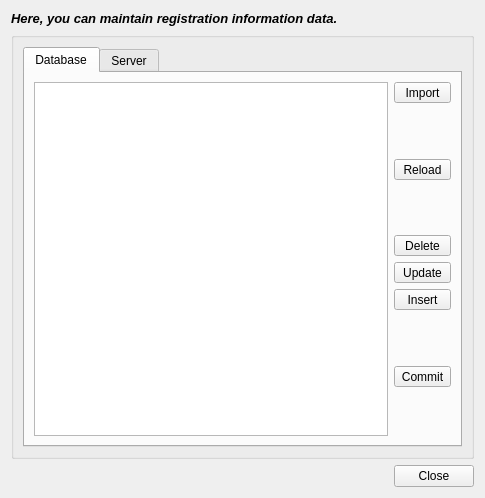
<?xml version="1.0" encoding="UTF-8"?>
<ui version="4.0">
 <class>Form</class>
 <widget class="QWidget" name="Form">
  <property name="geometry">
   <rect>
    <x>0</x>
    <y>0</y>
    <width>485</width>
    <height>498</height>
   </rect>
  </property>
  <property name="windowTitle">
   <string>ConnectionManager</string>
  </property>
  <property name="windowIcon">
   <iconset>
    <normaloff>ooopic_1569555377.ico</normaloff>ooopic_1569555377.ico</iconset>
  </property>
  <layout class="QGridLayout" name="gridLayout_6">
   <item row="0" column="0">
    <layout class="QGridLayout" name="gridLayout_5">
     <item row="0" column="0">
      <widget class="QLabel" name="label_2">
       <property name="font">
        <font>
         <pointsize>10</pointsize>
         <weight>75</weight>
         <italic>true</italic>
         <bold>true</bold>
        </font>
       </property>
       <property name="text">
        <string>Here, you can maintain registration information data.</string>
       </property>
      </widget>
     </item>
     <item row="1" column="0">
      <widget class="QGroupBox" name="groupBox">
       <property name="title">
        <string/>
       </property>
       <layout class="QGridLayout" name="gridLayout_3">
        <item row="0" column="0">
         <layout class="QGridLayout" name="gridLayout_2">
          <item row="0" column="0">
           <widget class="QTabWidget" name="tabWidget">
            <property name="currentIndex">
             <number>0</number>
            </property>
            <widget class="QWidget" name="tab">
             <attribute name="title">
              <string>Database</string>
             </attribute>
             <layout class="QGridLayout" name="gridLayout_9">
              <item row="0" column="0">
               <layout class="QGridLayout" name="gridLayout_7">
                <item row="0" column="1">
                 <layout class="QGridLayout" name="gridLayout_8">
                  <item row="3" column="0">
                   <widget class="QLabel" name="label_13">
                    <property name="text">
                     <string/>
                    </property>
                   </widget>
                  </item>
                  <item row="9" column="0">
                   <widget class="QLabel" name="label_8">
                    <property name="text">
                     <string/>
                    </property>
                   </widget>
                  </item>
                  <item row="5" column="0">
                   <widget class="QToolButton" name="toolButton_3">
                    <property name="sizePolicy">
                     <sizepolicy hsizetype="Preferred" vsizetype="Fixed">
                      <horstretch>0</horstretch>
                      <verstretch>0</verstretch>
                     </sizepolicy>
                    </property>
                    <property name="text">
                     <string>Update</string>
                    </property>
                   </widget>
                  </item>
                  <item row="4" column="0">
                   <widget class="QToolButton" name="toolButton_2">
                    <property name="sizePolicy">
                     <sizepolicy hsizetype="Preferred" vsizetype="Fixed">
                      <horstretch>0</horstretch>
                      <verstretch>0</verstretch>
                     </sizepolicy>
                    </property>
                    <property name="text">
                     <string>Delete</string>
                    </property>
                   </widget>
                  </item>
                  <item row="8" column="0">
                   <widget class="QToolButton" name="toolButton_5">
                    <property name="sizePolicy">
                     <sizepolicy hsizetype="Preferred" vsizetype="Fixed">
                      <horstretch>0</horstretch>
                      <verstretch>0</verstretch>
                     </sizepolicy>
                    </property>
                    <property name="text">
                     <string>Commit</string>
                    </property>
                   </widget>
                  </item>
                  <item row="7" column="0">
                   <widget class="QLabel" name="label_3">
                    <property name="text">
                     <string/>
                    </property>
                   </widget>
                  </item>
                  <item row="6" column="0">
                   <widget class="QToolButton" name="toolButton_4">
                    <property name="sizePolicy">
                     <sizepolicy hsizetype="Preferred" vsizetype="Fixed">
                      <horstretch>0</horstretch>
                      <verstretch>0</verstretch>
                     </sizepolicy>
                    </property>
                    <property name="text">
                     <string>Insert</string>
                    </property>
                   </widget>
                  </item>
                  <item row="1" column="0">
                   <widget class="QLabel" name="label_7">
                    <property name="text">
                     <string/>
                    </property>
                   </widget>
                  </item>
                  <item row="2" column="0">
                   <widget class="QToolButton" name="toolButton">
                    <property name="sizePolicy">
                     <sizepolicy hsizetype="Preferred" vsizetype="Fixed">
                      <horstretch>0</horstretch>
                      <verstretch>0</verstretch>
                     </sizepolicy>
                    </property>
                    <property name="text">
                     <string>Reload</string>
                    </property>
                   </widget>
                  </item>
                  <item row="0" column="0">
                   <widget class="QToolButton" name="toolButton_11">
                    <property name="sizePolicy">
                     <sizepolicy hsizetype="Preferred" vsizetype="Fixed">
                      <horstretch>0</horstretch>
                      <verstretch>0</verstretch>
                     </sizepolicy>
                    </property>
                    <property name="text">
                     <string>Import</string>
                    </property>
                   </widget>
                  </item>
                 </layout>
                </item>
                <item row="0" column="0">
                 <widget class="QTableWidget" name="tableWidget">
                  <property name="selectionBehavior">
                   <enum>QAbstractItemView::SelectRows</enum>
                  </property>
                 </widget>
                </item>
               </layout>
              </item>
             </layout>
            </widget>
            <widget class="QWidget" name="tab_2">
             <attribute name="title">
              <string>Server</string>
             </attribute>
             <layout class="QGridLayout" name="gridLayout_12">
              <item row="0" column="0">
               <layout class="QGridLayout" name="gridLayout_10">
                <item row="0" column="1">
                 <layout class="QGridLayout" name="gridLayout_11">
                  <item row="3" column="0">
                   <widget class="QLabel" name="label_14">
                    <property name="text">
                     <string/>
                    </property>
                   </widget>
                  </item>
                  <item row="2" column="0">
                   <widget class="QToolButton" name="toolButton_6">
                    <property name="sizePolicy">
                     <sizepolicy hsizetype="Preferred" vsizetype="Fixed">
                      <horstretch>0</horstretch>
                      <verstretch>0</verstretch>
                     </sizepolicy>
                    </property>
                    <property name="text">
                     <string>Reload</string>
                    </property>
                   </widget>
                  </item>
                  <item row="5" column="0">
                   <widget class="QToolButton" name="toolButton_8">
                    <property name="sizePolicy">
                     <sizepolicy hsizetype="Preferred" vsizetype="Fixed">
                      <horstretch>0</horstretch>
                      <verstretch>0</verstretch>
                     </sizepolicy>
                    </property>
                    <property name="text">
                     <string>Update</string>
                    </property>
                   </widget>
                  </item>
                  <item row="4" column="0">
                   <widget class="QToolButton" name="toolButton_7">
                    <property name="sizePolicy">
                     <sizepolicy hsizetype="Preferred" vsizetype="Fixed">
                      <horstretch>0</horstretch>
                      <verstretch>0</verstretch>
                     </sizepolicy>
                    </property>
                    <property name="text">
                     <string>Delete</string>
                    </property>
                   </widget>
                  </item>
                  <item row="8" column="0">
                   <widget class="QToolButton" name="toolButton_10">
                    <property name="sizePolicy">
                     <sizepolicy hsizetype="Preferred" vsizetype="Fixed">
                      <horstretch>0</horstretch>
                      <verstretch>0</verstretch>
                     </sizepolicy>
                    </property>
                    <property name="text">
                     <string>Commit</string>
                    </property>
                   </widget>
                  </item>
                  <item row="7" column="0">
                   <widget class="QLabel" name="label_4">
                    <property name="text">
                     <string/>
                    </property>
                   </widget>
                  </item>
                  <item row="6" column="0">
                   <widget class="QToolButton" name="toolButton_9">
                    <property name="sizePolicy">
                     <sizepolicy hsizetype="Preferred" vsizetype="Fixed">
                      <horstretch>0</horstretch>
                      <verstretch>0</verstretch>
                     </sizepolicy>
                    </property>
                    <property name="text">
                     <string>Insert</string>
                    </property>
                   </widget>
                  </item>
                  <item row="9" column="0">
                   <widget class="QLabel" name="label_10">
                    <property name="text">
                     <string/>
                    </property>
                   </widget>
                  </item>
                  <item row="1" column="0">
                   <widget class="QLabel" name="label_9">
                    <property name="text">
                     <string/>
                    </property>
                   </widget>
                  </item>
                  <item row="0" column="0">
                   <widget class="QToolButton" name="toolButton_12">
                    <property name="sizePolicy">
                     <sizepolicy hsizetype="Preferred" vsizetype="Fixed">
                      <horstretch>0</horstretch>
                      <verstretch>0</verstretch>
                     </sizepolicy>
                    </property>
                    <property name="text">
                     <string>Import</string>
                    </property>
                   </widget>
                  </item>
                 </layout>
                </item>
                <item row="0" column="0">
                 <widget class="QTableWidget" name="tableWidget_2">
                  <property name="selectionBehavior">
                   <enum>QAbstractItemView::SelectRows</enum>
                  </property>
                 </widget>
                </item>
               </layout>
              </item>
             </layout>
            </widget>
           </widget>
          </item>
         </layout>
        </item>
       </layout>
      </widget>
     </item>
     <item row="2" column="0">
      <layout class="QGridLayout" name="gridLayout" columnstretch="1,0">
       <item row="0" column="0">
        <spacer name="horizontalSpacer">
         <property name="orientation">
          <enum>Qt::Horizontal</enum>
         </property>
         <property name="sizeHint" stdset="0">
          <size>
           <width>40</width>
           <height>20</height>
          </size>
         </property>
        </spacer>
       </item>
       <item row="0" column="1">
        <widget class="QPushButton" name="pushButton">
         <property name="text">
          <string>Close</string>
         </property>
        </widget>
       </item>
      </layout>
     </item>
    </layout>
   </item>
  </layout>
 </widget>
 <tabstops>
  <tabstop>tabWidget</tabstop>
  <tabstop>tableWidget</tabstop>
  <tabstop>toolButton_11</tabstop>
  <tabstop>toolButton</tabstop>
  <tabstop>toolButton_2</tabstop>
  <tabstop>toolButton_3</tabstop>
  <tabstop>toolButton_4</tabstop>
  <tabstop>toolButton_5</tabstop>
  <tabstop>tableWidget_2</tabstop>
  <tabstop>toolButton_12</tabstop>
  <tabstop>toolButton_6</tabstop>
  <tabstop>toolButton_7</tabstop>
  <tabstop>toolButton_8</tabstop>
  <tabstop>toolButton_9</tabstop>
  <tabstop>toolButton_10</tabstop>
  <tabstop>pushButton</tabstop>
 </tabstops>
 <resources/>
 <connections>
  <connection>
   <sender>pushButton</sender>
   <signal>clicked()</signal>
   <receiver>Form</receiver>
   <slot>close()</slot>
   <hints>
    <hint type="sourcelabel">
     <x>436</x>
     <y>475</y>
    </hint>
    <hint type="destinationlabel">
     <x>242</x>
     <y>248</y>
    </hint>
   </hints>
  </connection>
 </connections>
</ui>
